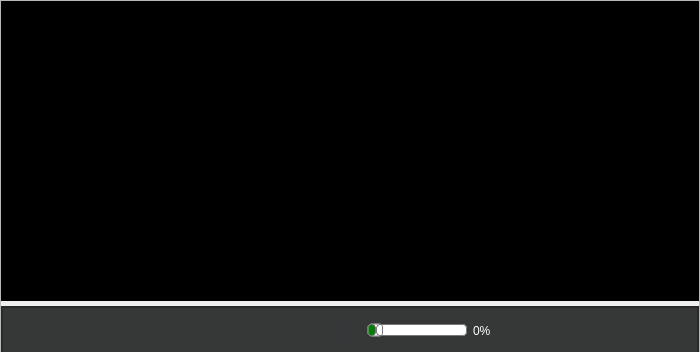
        <widget class="QFrame" name="pfVideoPreviewFrame">
         <property name="minimumSize">
          <size>
           <width>700</width>
           <height>0</height>
          </size>
         </property>
         <property name="frameShape">
          <enum>QFrame::StyledPanel</enum>
         </property>
         <property name="frameShadow">
          <enum>QFrame::Raised</enum>
         </property>
         <layout class="QVBoxLayout" name="verticalLayout_2">
          <property name="spacing">
           <number>0</number>
          </property>
          <property name="leftMargin">
           <number>0</number>
          </property>
          <property name="topMargin">
           <number>0</number>
          </property>
          <property name="rightMargin">
           <number>0</number>
          </property>
          <property name="bottomMargin">
           <number>0</number>
          </property>
          <item>
           <widget class="QFrame" name="vpfVideoPreview">
            <property name="minimumSize">
             <size>
              <width>640</width>
              <height>300</height>
             </size>
            </property>
            <property name="styleSheet">
             <string notr="true">background:black</string>
            </property>
            <property name="frameShape">
             <enum>QFrame::StyledPanel</enum>
            </property>
            <property name="frameShadow">
             <enum>QFrame::Raised</enum>
            </property>
           </widget>
          </item>
          <item>
           <widget class="QFrame" name="vpfVideoPreviewControlsFrame">
            <property name="minimumSize">
             <size>
              <width>0</width>
              <height>50</height>
             </size>
            </property>
            <property name="maximumSize">
             <size>
              <width>16777215</width>
              <height>40</height>
             </size>
            </property>
            <property name="styleSheet">
             <string notr="true">background:#353837</string>
            </property>
            <property name="frameShape">
             <enum>QFrame::StyledPanel</enum>
            </property>
            <property name="frameShadow">
             <enum>QFrame::Raised</enum>
            </property>
            <layout class="QHBoxLayout" name="horizontalLayout_2">
             <property name="spacing">
              <number>0</number>
             </property>
             <property name="leftMargin">
              <number>0</number>
             </property>
             <property name="topMargin">
              <number>0</number>
             </property>
             <property name="rightMargin">
              <number>0</number>
             </property>
             <property name="bottomMargin">
              <number>0</number>
             </property>
             <item>
              <widget class="QFrame" name="vpcfControlsFrame">
               <property name="minimumSize">
                <size>
                 <width>250</width>
                 <height>45</height>
                </size>
               </property>
               <property name="maximumSize">
                <size>
                 <width>800</width>
                 <height>50</height>
                </size>
               </property>
               <property name="frameShape">
                <enum>QFrame::StyledPanel</enum>
               </property>
               <property name="frameShadow">
                <enum>QFrame::Raised</enum>
               </property>
               <layout class="QHBoxLayout" name="horizontalLayout_3">
                <property name="leftMargin">
                 <number>0</number>
                </property>
                <property name="topMargin">
                 <number>0</number>
                </property>
                <property name="rightMargin">
                 <number>0</number>
                </property>
                <property name="bottomMargin">
                 <number>0</number>
                </property>
                <item>
                 <spacer name="horizontalSpacer_6">
                  <property name="orientation">
                   <enum>Qt::Horizontal</enum>
                  </property>
                  <property name="sizeType">
                   <enum>QSizePolicy::Preferred</enum>
                  </property>
                  <property name="sizeHint" stdset="0">
                   <size>
                    <width>40</width>
                    <height>20</height>
                   </size>
                  </property>
                 </spacer>
                </item>
                <item>
                 <spacer name="horizontalSpacer">
                  <property name="orientation">
                   <enum>Qt::Horizontal</enum>
                  </property>
                  <property name="sizeType">
                   <enum>QSizePolicy::Preferred</enum>
                  </property>
                  <property name="sizeHint" stdset="0">
                   <size>
                    <width>70</width>
                    <height>10</height>
                   </size>
                  </property>
                 </spacer>
                </item>
                <item>
                 <widget class="QPushButton" name="rewind">
                  <property name="minimumSize">
                   <size>
                    <width>30</width>
                    <height>30</height>
                   </size>
                  </property>
                  <property name="maximumSize">
                   <size>
                    <width>30</width>
                    <height>30</height>
                   </size>
                  </property>
                  <property name="styleSheet">
                   <string notr="true">QPushButton {
    color: #333;
    border: 0px solid #555;
    border-radius: 15px;
    border-style: outset;
    background: qradialgradient(
        cx: 0.3, cy: -0.4, fx: 0.3, fy: -0.4,
        radius: 1.35, stop: 0 #fff, stop: 1 #888
        );
    padding: 5px;
    }

QPushButton:hover {
    background: qradialgradient(
        cx: 0.3, cy: -0.4, fx: 0.3, fy: -0.4,
        radius: 1.35, stop: 0 #fff, stop: 1 #bbb
        );
    }

QPushButton:pressed {
    border-style: inset;
    background: qradialgradient(
        cx: 0.4, cy: -0.1, fx: 0.4, fy: -0.1,
        radius: 1.35, stop: 0 #fff, stop: 1 #ddd
        );
    }</string>
                  </property>
                  <property name="text">
                   <string/>
                  </property>
                  <property name="icon">
                   <iconset>
                    <normaloff>../resources/icons/1262942-multimedia/png/026-rewind.png</normaloff>../resources/icons/1262942-multimedia/png/026-rewind.png</iconset>
                  </property>
                  <property name="iconSize">
                   <size>
                    <width>30</width>
                    <height>30</height>
                   </size>
                  </property>
                 </widget>
                </item>
                <item>
                 <spacer name="horizontalSpacer_3">
                  <property name="orientation">
                   <enum>Qt::Horizontal</enum>
                  </property>
                  <property name="sizeType">
                   <enum>QSizePolicy::Preferred</enum>
                  </property>
                  <property name="sizeHint" stdset="0">
                   <size>
                    <width>40</width>
                    <height>20</height>
                   </size>
                  </property>
                 </spacer>
                </item>
                <item>
                 <widget class="QPushButton" name="playButton">
                  <property name="minimumSize">
                   <size>
                    <width>30</width>
                    <height>30</height>
                   </size>
                  </property>
                  <property name="maximumSize">
                   <size>
                    <width>30</width>
                    <height>30</height>
                   </size>
                  </property>
                  <property name="styleSheet">
                   <string notr="true">QPushButton {
    color: #333;
    border: 0px solid #555;
    border-radius: 15px;
    border-style: outset;
    background: qradialgradient(
        cx: 0.3, cy: -0.4, fx: 0.3, fy: -0.4,
        radius: 1.35, stop: 0 #fff, stop: 1 #888
        );
    padding: 5px;
    }

QPushButton:hover {
    background: qradialgradient(
        cx: 0.3, cy: -0.4, fx: 0.3, fy: -0.4,
        radius: 1.35, stop: 0 #fff, stop: 1 #bbb
        );
    }

QPushButton:pressed {
    border-style: inset;
    background: qradialgradient(
        cx: 0.4, cy: -0.1, fx: 0.4, fy: -0.1,
        radius: 1.35, stop: 0 #fff, stop: 1 #ddd
        );
    }</string>
                  </property>
                  <property name="text">
                   <string/>
                  </property>
                  <property name="icon">
                   <iconset>
                    <normaloff>../resources/icons/play.png</normaloff>../resources/icons/play.png</iconset>
                  </property>
                  <property name="iconSize">
                   <size>
                    <width>30</width>
                    <height>30</height>
                   </size>
                  </property>
                 </widget>
                </item>
                <item>
                 <spacer name="horizontalSpacer_4">
                  <property name="orientation">
                   <enum>Qt::Horizontal</enum>
                  </property>
                  <property name="sizeType">
                   <enum>QSizePolicy::Preferred</enum>
                  </property>
                  <property name="sizeHint" stdset="0">
                   <size>
                    <width>40</width>
                    <height>20</height>
                   </size>
                  </property>
                 </spacer>
                </item>
                <item>
                 <widget class="QPushButton" name="fastForward">
                  <property name="minimumSize">
                   <size>
                    <width>30</width>
                    <height>30</height>
                   </size>
                  </property>
                  <property name="maximumSize">
                   <size>
                    <width>30</width>
                    <height>30</height>
                   </size>
                  </property>
                  <property name="styleSheet">
                   <string notr="true">QPushButton {
    color: #333;
    border: 0px solid #555;
    border-radius: 15px;
    border-style: outset;
    background: qradialgradient(
        cx: 0.3, cy: -0.4, fx: 0.3, fy: -0.4,
        radius: 1.35, stop: 0 #fff, stop: 1 #888
        );
    padding: 5px;
    }

QPushButton:hover {
    background: qradialgradient(
        cx: 0.3, cy: -0.4, fx: 0.3, fy: -0.4,
        radius: 1.35, stop: 0 #fff, stop: 1 #bbb
        );
    }

QPushButton:pressed {
    border-style: inset;
    background: qradialgradient(
        cx: 0.4, cy: -0.1, fx: 0.4, fy: -0.1,
        radius: 1.35, stop: 0 #fff, stop: 1 #ddd
        );
    }</string>
                  </property>
                  <property name="text">
                   <string/>
                  </property>
                  <property name="icon">
                   <iconset>
                    <normaloff>../resources/icons/1262942-multimedia/png/008-forward.png</normaloff>../resources/icons/1262942-multimedia/png/008-forward.png</iconset>
                  </property>
                  <property name="iconSize">
                   <size>
                    <width>30</width>
                    <height>30</height>
                   </size>
                  </property>
                 </widget>
                </item>
                <item>
                 <spacer name="horizontalSpacer_2">
                  <property name="orientation">
                   <enum>Qt::Horizontal</enum>
                  </property>
                  <property name="sizeType">
                   <enum>QSizePolicy::Preferred</enum>
                  </property>
                  <property name="sizeHint" stdset="0">
                   <size>
                    <width>30</width>
                    <height>20</height>
                   </size>
                  </property>
                 </spacer>
                </item>
                <item>
                 <widget class="QPushButton" name="volumeIcon">
                  <property name="minimumSize">
                   <size>
                    <width>30</width>
                    <height>30</height>
                   </size>
                  </property>
                  <property name="maximumSize">
                   <size>
                    <width>30</width>
                    <height>30</height>
                   </size>
                  </property>
                  <property name="styleSheet">
                   <string notr="true">QPushButton {
    color: #333;
    border: 0px solid #555;
    border-radius: 20px;
    border-style: outset;
    background:#353738;
    padding: 5px;
    }

QPushButton:hover {
    background: #353738;
    }

QPushButton:pressed {
    border-style: inset;
    background: #353738;
    }</string>
                  </property>
                  <property name="text">
                   <string/>
                  </property>
                  <property name="icon">
                   <iconset>
                    <normaloff>../resources/icons/1262942-multimedia/png/speaker.png</normaloff>../resources/icons/1262942-multimedia/png/speaker.png</iconset>
                  </property>
                  <property name="iconSize">
                   <size>
                    <width>30</width>
                    <height>30</height>
                   </size>
                  </property>
                 </widget>
                </item>
                <item>
                 <widget class="QSlider" name="volume">
                  <property name="maximumSize">
                   <size>
                    <width>100</width>
                    <height>16777215</height>
                   </size>
                  </property>
                  <property name="styleSheet">
                   <string notr="true">QSlider::groove:horizontal {
border: 1px solid #bbb;
background: white;
height: 10px;
border-radius: 4px;
}

QSlider::sub-page:horizontal {
background: qlineargradient(x1: 0, y1: 0,    x2: 0, y2: 1,
    stop: 0 #66e, stop: 1 #bbf);
background: green;
border: 1px solid #777;
height: 10px;
border-radius: 4px;
}

QSlider::add-page:horizontal {
background: #fff;
border: 1px solid #777;
height: 10px;
border-radius: 4px;
}

QSlider::handle:horizontal {
background: qlineargradient(x1:0, y1:0, x2:1, y2:1,
    stop:0 #eee, stop:1 #ccc);
border: 1px solid #777;
width: 13px;
margin-top: -2px;
margin-bottom: -2px;
border-radius: 4px;
}

QSlider::handle:horizontal:hover {
background: qlineargradient(x1:0, y1:0, x2:1, y2:1,
    stop:0 #fff, stop:1 #ddd);
border: 1px solid #444;
border-radius: 4px;
}

QSlider::sub-page:horizontal:disabled {
background: #bbb;
border-color: #999;
}

QSlider::add-page:horizontal:disabled {
background: #eee;
border-color: #999;
}

QSlider::handle:horizontal:disabled {
background: #eee;
border: 1px solid #aaa;
border-radius: 4px;
}</string>
                  </property>
                  <property name="orientation">
                   <enum>Qt::Horizontal</enum>
                  </property>
                 </widget>
                </item>
                <item>
                 <widget class="QLabel" name="volumeTextDisplay">
                  <property name="palette">
                   <palette>
                    <active>
                     <colorrole role="WindowText">
                      <brush brushstyle="SolidPattern">
                       <color alpha="255">
                        <red>255</red>
                        <green>255</green>
                        <blue>255</blue>
                       </color>
                      </brush>
                     </colorrole>
                     <colorrole role="Button">
                      <brush brushstyle="SolidPattern">
                       <color alpha="255">
                        <red>53</red>
                        <green>56</green>
                        <blue>55</blue>
                       </color>
                      </brush>
                     </colorrole>
                     <colorrole role="Base">
                      <brush brushstyle="SolidPattern">
                       <color alpha="255">
                        <red>53</red>
                        <green>56</green>
                        <blue>55</blue>
                       </color>
                      </brush>
                     </colorrole>
                     <colorrole role="Window">
                      <brush brushstyle="SolidPattern">
                       <color alpha="255">
                        <red>53</red>
                        <green>56</green>
                        <blue>55</blue>
                       </color>
                      </brush>
                     </colorrole>
                    </active>
                    <inactive>
                     <colorrole role="WindowText">
                      <brush brushstyle="SolidPattern">
                       <color alpha="255">
                        <red>255</red>
                        <green>255</green>
                        <blue>255</blue>
                       </color>
                      </brush>
                     </colorrole>
                     <colorrole role="Button">
                      <brush brushstyle="SolidPattern">
                       <color alpha="255">
                        <red>53</red>
                        <green>56</green>
                        <blue>55</blue>
                       </color>
                      </brush>
                     </colorrole>
                     <colorrole role="Base">
                      <brush brushstyle="SolidPattern">
                       <color alpha="255">
                        <red>53</red>
                        <green>56</green>
                        <blue>55</blue>
                       </color>
                      </brush>
                     </colorrole>
                     <colorrole role="Window">
                      <brush brushstyle="SolidPattern">
                       <color alpha="255">
                        <red>53</red>
                        <green>56</green>
                        <blue>55</blue>
                       </color>
                      </brush>
                     </colorrole>
                    </inactive>
                    <disabled>
                     <colorrole role="WindowText">
                      <brush brushstyle="SolidPattern">
                       <color alpha="255">
                        <red>120</red>
                        <green>120</green>
                        <blue>120</blue>
                       </color>
                      </brush>
                     </colorrole>
                     <colorrole role="Button">
                      <brush brushstyle="SolidPattern">
                       <color alpha="255">
                        <red>53</red>
                        <green>56</green>
                        <blue>55</blue>
                       </color>
                      </brush>
                     </colorrole>
                     <colorrole role="Base">
                      <brush brushstyle="SolidPattern">
                       <color alpha="255">
                        <red>53</red>
                        <green>56</green>
                        <blue>55</blue>
                       </color>
                      </brush>
                     </colorrole>
                     <colorrole role="Window">
                      <brush brushstyle="SolidPattern">
                       <color alpha="255">
                        <red>53</red>
                        <green>56</green>
                        <blue>55</blue>
                       </color>
                      </brush>
                     </colorrole>
                    </disabled>
                   </palette>
                  </property>
                  <property name="text">
                   <string>0%</string>
                  </property>
                 </widget>
                </item>
                <item>
                 <spacer name="horizontalSpacer_5">
                  <property name="orientation">
                   <enum>Qt::Horizontal</enum>
                  </property>
                  <property name="sizeType">
                   <enum>QSizePolicy::Preferred</enum>
                  </property>
                  <property name="sizeHint" stdset="0">
                   <size>
                    <width>40</width>
                    <height>20</height>
                   </size>
                  </property>
                 </spacer>
                </item>
               </layout>
              </widget>
             </item>
            </layout>
           </widget>
          </item>
         </layout>
        </widget>
